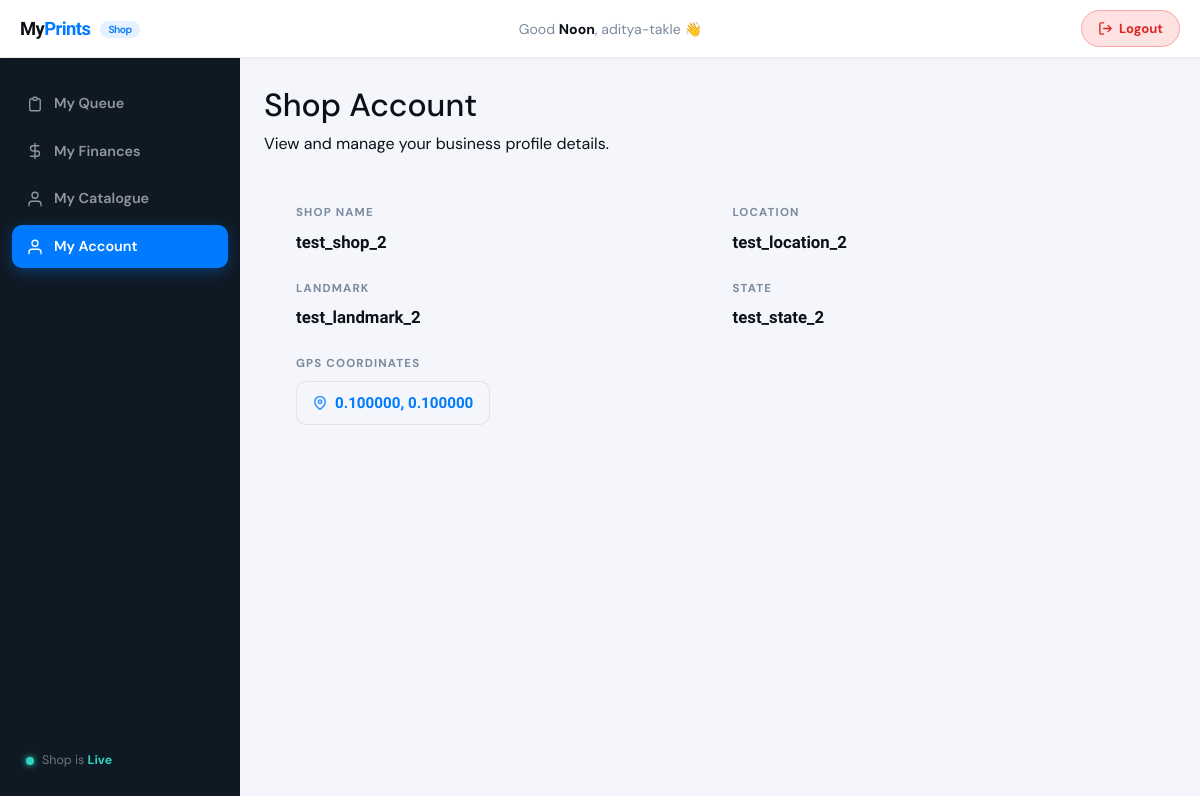
/my_shop/account (signed in), run on an earlier commit of the app's database.
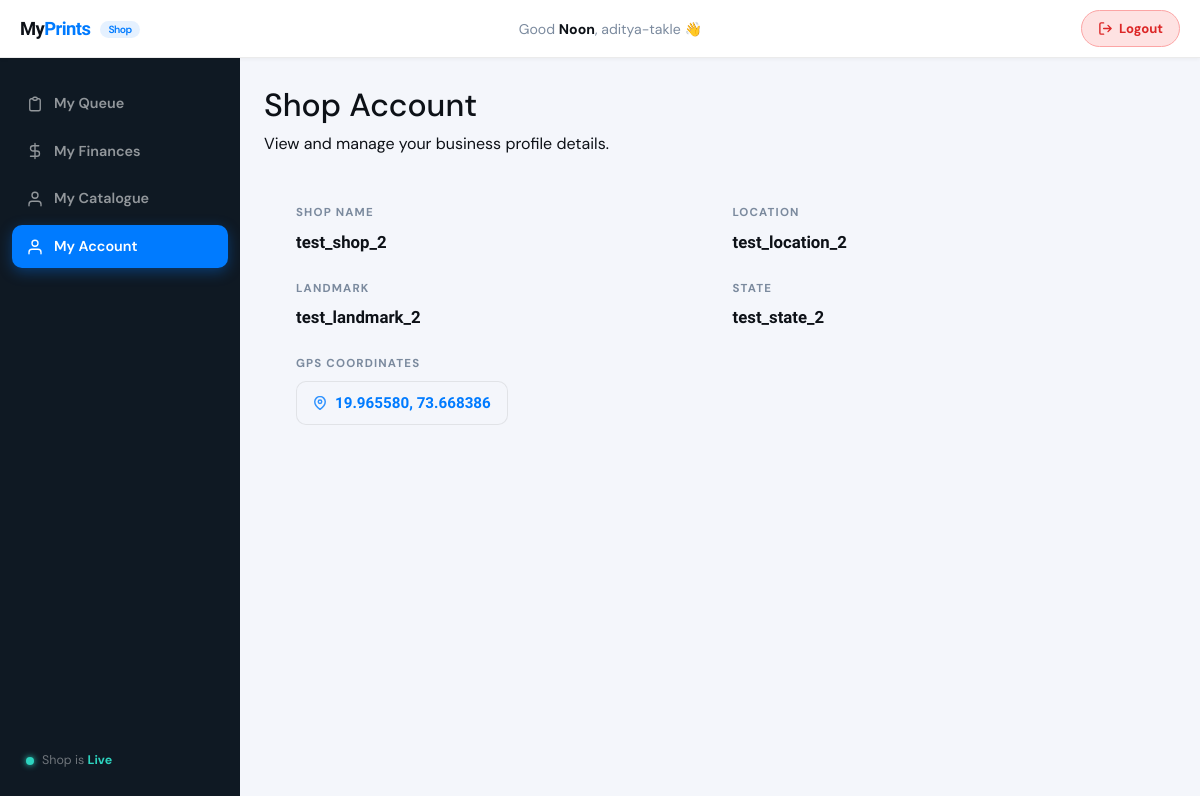
And on a later commit of the database.
### printoapp/models.py (models this page shows, shortened)
class Shop_info(models.Model):
    name = models.CharField(max_length =100)
    location = models.CharField(max_length =255)
    landmark = models.CharField(max_length =255)
    city = models.CharField(max_length =255)
    state = models.CharField(max_length =255)
    latitude = models.DecimalField(max_digits=9, decimal_places=6)
    longitude = models.DecimalField(max_digits=9, decimal_places=6)
    join_date = models.DateField(auto_now_add=True)
    script_token = models.CharField(max_length=255, blank=True)
    shop_owner = models.ForeignKey("Shop_owner", related_name="shops", on_delete=models.CASCADE)
    status = models.CharField(max_length=255, default="Active")

### printoapp/views.py (the view)
# urls.py: path('my_shop/account', views.shop_account, name='shop_account'),
@login_required
def shop_account(request):
    now_obj = timezone.localtime()
    hour = now_obj.hour
    greeting = "Morning" if 0 <= hour < 12 else "Noon" if hour == 12 else "Afternoon" if 12 < hour < 18 else "Evening"
    shop = Shop_info.objects.get(shop_owner__user = request.user)
    return render(request, 'printoapp/shop_account.html', {
        'time': greeting,
        'username': request.user.username,
        'shop':shop
    })

### printoapp/templates/printoapp/shop_account.html
{% extends 'printoapp/shop_layout.html' %}
{% load static %}
{% block shop_extra_head %}
    <link href="{% static 'printoapp/shop_account.css' %}" rel="stylesheet">
{% endblock %}
{% block nav_account %}sd-active{% endblock %}
{% block sd_content %}
<div class="sc-page">
    <div class="sc-page-header">
        <div class="sc-page-header-left">
            <h2 class="sc-title">Shop Account</h2>
            <p class="sc-subtitle">View and manage your business profile details.</p>
        </div>
    </div>
        <div class="account-details-grid">
            <div class="detail-item">
                <label>Shop Name</label>
                <span>{{ shop.name }}</span>
            </div>
            <div class="detail-item">
                <label>Location</label>
                <span>{{ shop.location }}</span>
            </div>
            <div class="detail-item">
                <label>Landmark</label>
                <span>{{ shop.landmark }}</span>
            </div>
            <div class="detail-item">
                <label>State</label>
                <span>{{ shop.state }}</span>
            </div>
            <div class="detail-item detail-item--full">
                <label>GPS Coordinates</label>
                <div class="coordinates-badge">
                    <svg width="14" height="14" viewBox="0 0 24 24" fill="none" stroke="currentColor" stroke-width="2.5" stroke-linecap="round" stroke-linejoin="round">
                        <path d="M21 10c0 7-9 13-9 13s-9-6-9-13a9 9 0 0118 0z"></path>
                        <circle cx="12" cy="10" r="3"></circle>
                    </svg>
                    {{ shop.latitude }}, {{ shop.longitude }}
                </div>
            </div>
        </div>
    </div>
</div>
{% endblock %}

What changed in the data, as far as the page shows it:
changed Shop_info "test_shop_2": latitude "0.100000" → "19.965580"; longitude "0.100000" → "73.668386"
